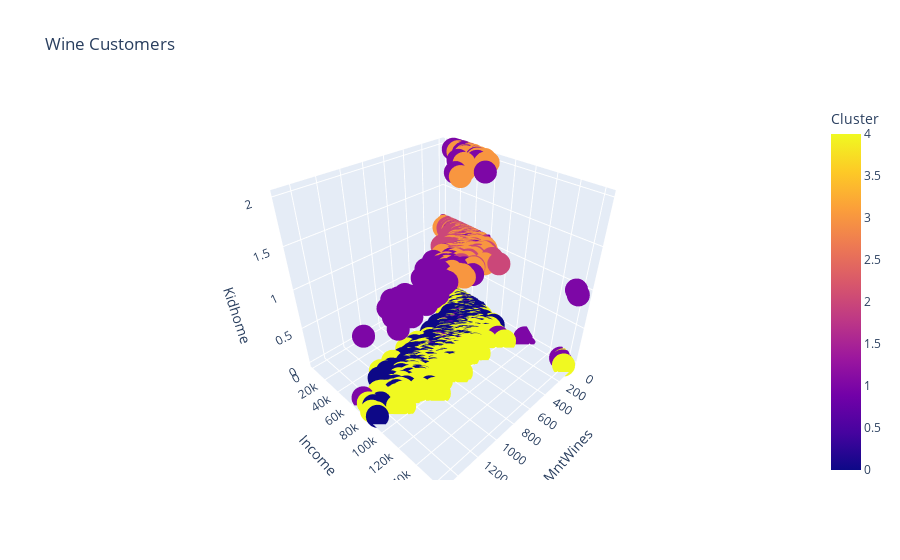

This figure's notebook cell:
### Code cell
import plotly.express as px
import plotly
fig = px.scatter_3d(result, x='MntWines', y='Income', z='Kidhome', color='Cluster',title="Wine Customers")
fig.show()

### Figure 1 — Plotly figure (JSON) as saved in the notebook; plotly's stock layout.template omitted (floating-point values rounded to 4 significant figures; data arrays with more than 128 entries replaced by an {"elided": "..."} marker saying what was removed)
{"data": [{"hovertemplate": "MntWines=%{x}<br>Income=%{y}<br>Kidhome=%{z}<br>Cluster=%{marker.color}<extra></extra>", "legendgroup": "", "marker": {"color": {"elided": "2214 int values"}, "coloraxis": "coloraxis", "symbol": "circle"}, "mode": "markers", "name": "", "scene": "scene", "showlegend": false, "type": "scatter3d", "x": {"elided": "2214 int values"}, "y": {"elided": "2214 int values"}, "z": {"elided": "2214 int values"}}], "layout": {"coloraxis": {"colorbar": {"title": {"text": "Cluster"}}, "colorscale": [[0, "#0d0887"], [0.1111, "#46039f"], [0.2222, "#7201a8"], [0.3333, "#9c179e"], [0.4444, "#bd3786"], [0.5556, "#d8576b"], [0.6667, "#ed7953"], [0.7778, "#fb9f3a"], [0.8889, "#fdca26"], [1, "#f0f921"]]}, "legend": {"tracegroupgap": 0}, "scene": {"domain": {"x": [0, 1], "y": [0, 1]}, "xaxis": {"title": {"text": "MntWines"}}, "yaxis": {"title": {"text": "Income"}}, "zaxis": {"title": {"text": "Kidhome"}}}, "title": {"text": "Wine Customers"}}}
